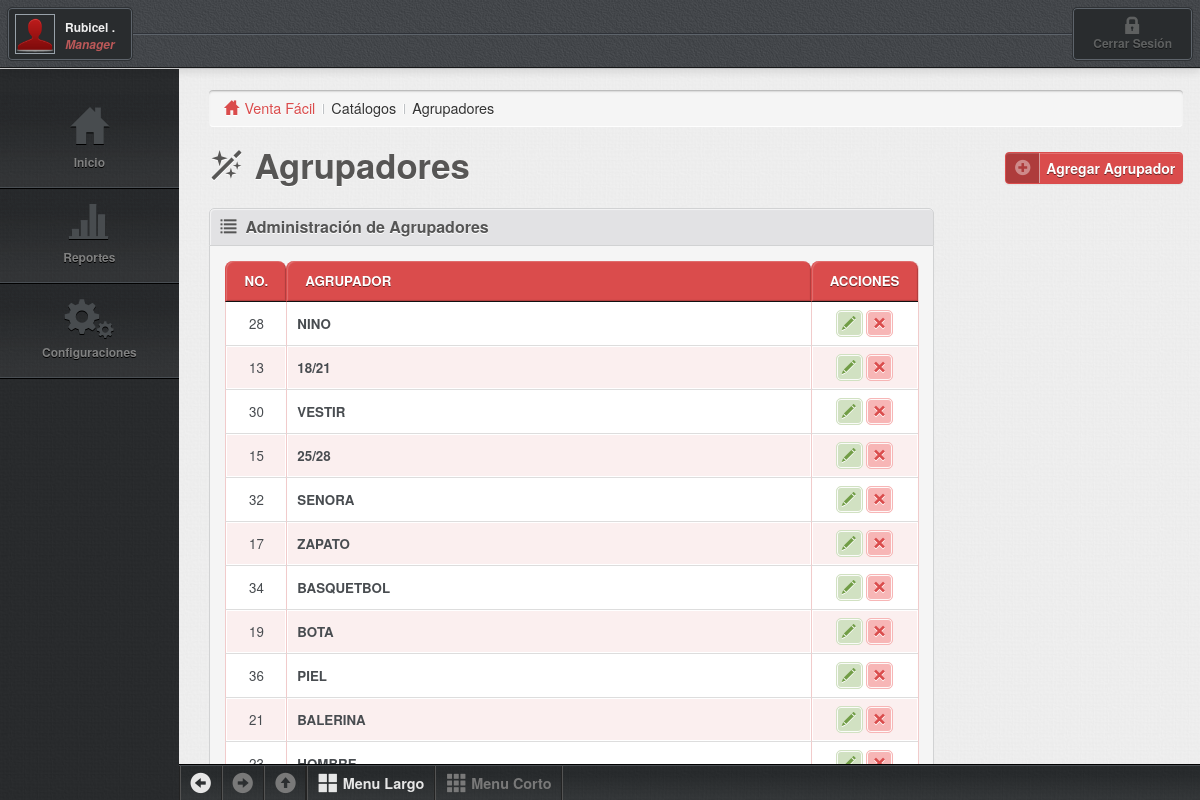
Page /catalogos/agrupadores.php (signed in) on the committed database.
### tables this page shows
CREATE TABLE IF NOT EXISTS `catagrupadores` (
  `idunicoa` int(12) NOT NULL AUTO_INCREMENT COMMENT 'id unico de agrupador',
  `idunicoe` int(12) DEFAULT NULL COMMENT 'id unico de empresa',
  `agrupador` varchar(20) DEFAULT NULL COMMENT 'nombre del agrupador',
  PRIMARY KEY (`idunicoa`)
);

### estructura/parametros.php (called while the page is built, shortened)
<?php
	$sys_nombre="Venta Fácil";
?>

### catalogos_listar/agrupadores_listar.php (the view, shortened to what this page needs)
<?php
	include "../estructura/parametros.php";
	include "../conexion/conexion.php";
?>
<div class="widget-head">
	<h4 class="heading glyphicons list"><i></i>Administración de Agrupadores</h4>
</div>
<div class="widget-body">
	<table id="example" class="display table table-bordered table-condensed table-striped table-primary table-vertical-center checkboxs js-table-sortable" cellspacing="0" width="100%">
		<thead>
			<tr>
				<th width="1%" class="center">No.</th>
				<th>Agrupador</th>
				<th class="center" width="60">Acciones</th>
			</tr>
		</thead>
		<tbody>
			<?php
			$idregistro=$_SESSION["pvtacommand_idregistro"];
            $consulta="select * from catagrupadores as a left join empresa as b on a.idunicoe=b.idunicoe where b.idregistro='$idregistro' order by a.idunicoe";
			$recordset = mysqli_query($link,$consulta);
			while($registro = mysqli_fetch_array($recordset)){
				$idunicoa=$registro["idunicoa"];
				$agrupador=utf8_encode($registro["agrupador"]);
				echo'<tr class="selectable">';
					echo'<td class="center">'.$idunicoa.'</td>';
					echo'<td><strong>'.$agrupador.'</strong></td>';
					echo'
						<td class="center">
							<a href="#" onClick="acciones(2,'.$idunicoa.');" title="modificar" class="btn-action glyphicons pencil btn-success"><i></i></a>
							<a href="#" onClick="acciones(3,'.$idunicoa.');" title="eliminar" class="btn-action glyphicons remove_2 btn-danger"><i></i></a>
						</td>';
				echo'</tr>';
			}
			?>
		</tbody>
	</table>
</div>

### catalogos/agrupadores.php (shortened to what this page needs)
<?php
	include "../estructura/parametros.php";
?>
<!DOCTYPE html>
<html>
<head>
	<?php include "../estructura/meta.php"; ?>
<body>
	<div class="container-fluid left-menu">
		<div class="navbar main">
			<?php include "../estructura/notificaciones.php";?>
		</div>
		<div class="row-fluid rrow main">
			<div class="span12 main col" role="main">
				<div class="row-fluid rrow">
					<?php
						include "../estructura/menu.php";?>
					<div class="span10 col main-right">
						<div class="rrow scroll-y" id="mainYScroller">
							<div class="inner topRight">
								<?php
									include "../estructura/titular_menu.php";
								?>
								<div class="heading-buttons">
									<h2 class="glyphicons magic"><i></i>Agrupadores</h2>
									<div class="buttons pull-right">
										<a href="#" onclick="acciones(1,0)" class="btn btn-primary btn-icon glyphicons circle_plus"><i></i>Agregar Agrupador</a>
									</div>
								</div>
								<div class="row-fluid">
									<div class="span9">
										<div class="widget widget-2">
											<?php include "../catalogos_listar/agrupadores_listar.php";?>
										</div>
									</div>
 								</div>
							<br />
							</div>
						</div>
					</div>
				</div>
			</div>
		</div>
		<div id="footer" class="hide">
	      	<?php include "../estructura/pie.php";?>
	    </div>
	</div>
	<link rel="stylesheet" type="text/css" href="../theme/css/jquery.dataTables.css">
	<link rel="stylesheet" type="text/css" href="../theme/css/demo.css">
</body>
</html>

### estructura/meta.php (shortened to what this page needs)
	<link href="../bootstrap/css/bootstrap.min.css" rel="stylesheet" />
	<link href="../bootstrap/css/bootstrap-responsive.min.css" rel="stylesheet" />
	<link href="../bootstrap/extend/jasny-bootstrap/css/jasny-bootstrap.min.css" rel="stylesheet" />
	<link href="../bootstrap/extend/jasny-bootstrap/css/jasny-bootstrap-responsive.min.css" rel="stylesheet" />
	<link href="../bootstrap/extend/bootstrap-wysihtml5/css/bootstrap-wysihtml5-0.0.2.css" rel="stylesheet" />
	<link rel="stylesheet" href="../theme/scripts/jquery-ui-1.9.2.custom/css/smoothness/jquery-ui-1.9.2.custom.min.css" />
	<link rel="stylesheet" href="../theme/css/glyphicons.css" />
	<link rel="stylesheet" href="../bootstrap/extend/bootstrap-select/bootstrap-select.css" />
	<link rel="stylesheet" href="../bootstrap/extend/bootstrap-toggle-buttons/static/stylesheets/bootstrap-toggle-buttons.css" />
	<link rel="stylesheet" media="screen" href="../theme/scripts/pixelmatrix-uniform/css/uniform.default.css" />
	<link rel="stylesheet" media="screen" href="../theme/scripts/jquery-miniColors/jquery.miniColors.css" />
	<link rel="stylesheet" href="../theme/css/style.min.css?1359188809" />
<meta http-equiv="Content-Type" content="text/html; charset=utf-8" /></head>

### estructura/notificaciones.php (shortened to what this page needs)
<?php
$nivel=$_SESSION["pvtacommand_nivelm"];
$nonivel=$nivel;
if($nivel==1){
	$nivel=".";
}else{
	$nivel="..";
}
$nombreuser=$_SESSION["pvtacommand_nombreuser"];
$tipouser=$_SESSION["pvtacommand_tipouser"];
switch ($tipouser) {
	case 3:$tipouser="Manager";break;
}
?>
<div class="innerpx">
	<div class="positionWrapper">
		<span class="line"></span>
		<div class="profile">
			<img src="<?php echo $nivel;?>/theme/images/user3.png" class="avatar" alt="Profile" />
			<span class="info hidden-phone">
				<strong><?php echo $nombreuser;?></strong>
				<em><?php echo $tipouser;?></em>
			</span>
		</div>
		<ul class="topnav hidden-phone">
			<li>
				<a href="#" onclick="cerrarsesion(<?php echo $nonivel;?>);" class="logout glyphicons lock"><i></i><span>Cerrar Sesión</span></a>
			</li>
		</ul>
	</div>
</div>

### estructura/menu.php (shortened to what this page needs)
<?php
$nivel=$_SESSION["pvtacommand_nivelm"];
if($nivel==1){
	$nivel=".";
}else{
	$nivel="..";
}
$menuactivo=$_SESSION["pvtacommand_nivelm_sub"];
$tipouser=$_SESSION["pvtacommand_tipouser"];
?>
<div class="span2 col main-left hide hidden-phone menu-large">
	<div class="rrow scroll-y-left">
		<div class="iScrollWrapper">
			<ul>
				<li class="glyphicons home currentScroll <?php if($menuactivo==1){ echo ' active';}?>"><a href="<?php echo $nivel;?>/principal.php"><i></i><span>Inicio</span></a></li>
				<li class="hasSubmenu2">
					<a data-toggle="collapse" class="glyphicons charts" href="#menu_reportes"><i></i><span>Reportes</span></a>
					<ul class="collapse" id="menu_reportes">
						<li class="<?php if($menuactivo==9){ echo " active";}?>"><a href="<?php echo $nivel;?>/reportes/repentrada.php" class="glyphicons star"><i></i><span>Entradas</span></a></li>
					</ul>
				</li>
				<?php
				if($tipouser==3){
				?>
				<li class="hasSubmenu2">
					<a data-toggle="collapse" class="glyphicons cogwheels" href="#menu_configuraciones"><i></i><span>Configuraciones</span></a>
					<ul class="collapse" id="menu_configuraciones">
						<li class="<?php if($menuactivo==15){ echo " active";}?>"><a href="<?php echo $nivel;?>/catalogos/empresa.php" class="glyphicons airplane"><i></i><span>Empresa</span></a></li>
					</ul>
				</li>
				<?php
				}
				?>
			</ul>
		</div>
	</div>
</div>

### estructura/titular_menu.php (shortened to what this page needs)
<?php
$menuactivo=$_SESSION["pvtacommand_nivelm_sub"];
$submenu="";
$categoria="";
switch ($menuactivo) {
	case 17 :$categoria="Catálogos";	$submenu="Agrupadores";break;
}
?>
<ul class="breadcrumb">
	<li><a href="index.html" class="glyphicons home"><i></i><?php echo $sys_nombre; ?></a></li>
	<li class="divider"></li>
	<li><?php echo $categoria; ?></li>
	<li class="divider"></li>
	<li><?php echo $submenu; ?></li>
</ul>

### estructura/pie.php (shortened to what this page needs)
<div class="wrap">
	      		<ul>
	      			<li class="active"><span data-toggle="menu-position" data-menu-position="left-menu" class="glyphicons circle_arrow_left" title=""><i></i></span></li>
	      			<li><span data-toggle="menu-position" data-menu-position="right-menu" class="glyphicons circle_arrow_right" title=""><i></i></span></li>
	      			<li><span data-toggle="menu-position" data-menu-position="top-menu" class="glyphicons circle_arrow_top" title=""><i></i></span></li>
	      			<li class="active"><span data-toggle="menu-size" data-menu-size="0" class="glyphicons show_big_thumbnails text" title=""><i></i><span class="hidden-phone">Menu Largo</span></span></li>
	      			<li><span data-toggle="menu-size" data-menu-size="1" class="glyphicons show_thumbnails text" title=""><i></i><span class="hidden-phone">Menu Corto</span></span></li>
	      		</ul>
	      	</div>

### theme/css/demo.css (style rules this page uses)
body { font: 90%/1.45em "Helvetica Neue", HelveticaNeue, Arial, Helvetica, sans-serif; margin: 0; padding: 0; color: #333; background-color: #fff; }
a { cursor: pointer; color: #3174c7; text-decoration: none; }

### rows in the picture
catagrupadores: idunicoa "28", agrupador "NINO"
catagrupadores: idunicoa "13", agrupador "18/21"
catagrupadores: idunicoa "30", agrupador "VESTIR"
catagrupadores: idunicoa "15", agrupador "25/28"
catagrupadores: idunicoa "32", agrupador "SENORA"
catagrupadores: idunicoa "17", agrupador "ZAPATO"
catagrupadores: idunicoa "34", agrupador "BASQUETBOL"
catagrupadores: idunicoa "19", agrupador "BOTA"
catagrupadores: idunicoa "36", agrupador "PIEL"
catagrupadores: idunicoa "21", agrupador "BALERINA"

### other values in the picture
$nombreuser "Rubicel ."
$tipouser "Manager"
$sys_nombre "Venta Fácil"
$categoria "Catálogos"
$submenu "Agrupadores"
